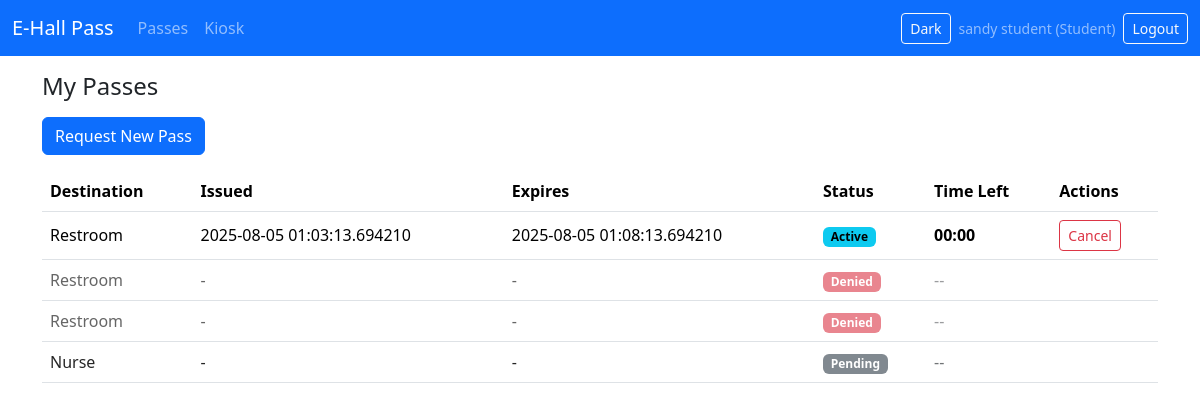
Screenshot of /passes/ (signed in) with the database file from the repository.
### app/models/core.py (models this page shows, shortened)
class User(UserMixin, db.Model):
    __tablename__ = "users"
    id: Mapped[int] = mapped_column(Integer, primary_key=True)
    email: Mapped[str] = mapped_column(String(255), unique=True, nullable=False, index=True)
    full_name: Mapped[str] = mapped_column(String(255), nullable=False)
    password_hash: Mapped[str] = mapped_column(String(255), nullable=True)  # nullable for SSO-only accounts
    is_active_flag: Mapped[int] = mapped_column(Integer, default=1, nullable=False)
    role_id: Mapped[int] = mapped_column(ForeignKey("roles.id"), nullable=False)
    role: Mapped["Role"] = relationship("Role", back_populates="users")
    @property
    def is_active(self):  # type: ignore[override]
        return bool(self.is_active_flag)

class Role(db.Model):
    __tablename__ = "roles"
    id: Mapped[int] = mapped_column(Integer, primary_key=True)
    name: Mapped[str] = mapped_column(String(50), unique=True, nullable=False)  # Admin, Teacher, Student
    users: Mapped[list["User"]] = relationship("User", back_populates="role")

class Pass(db.Model):
    __tablename__ = "passes"
    id: Mapped[int] = mapped_column(Integer, primary_key=True)
    student_id: Mapped[int] = mapped_column(ForeignKey("users.id"), nullable=False)
    destination_id: Mapped[int] = mapped_column(ForeignKey("destinations.id"), nullable=False)
    issued_at: Mapped[Optional[datetime]] = mapped_column(DateTime, nullable=True)
    expires_at: Mapped[Optional[datetime]] = mapped_column(DateTime, nullable=True)
    state: Mapped[PassState] = mapped_column(SAEnum(PassState), nullable=False, default=PassState.PENDING)
    student: Mapped["User"] = relationship("User")
    destination: Mapped["Destination"] = relationship("Destination")
    assignments: Mapped[list["PassAssignment"]] = relationship(
        "PassAssignment", back_populates="pass_", cascade="all, delete-orphan"
    )
    overrides: Mapped[list["Override"]] = relationship(
        "Override", back_populates="pass_", cascade="all, delete-orphan"
    )
    __table_args__ = (
        CheckConstraint("(issued_at IS NULL AND expires_at IS NULL) OR (expires_at > issued_at)", name="ck_pass_time_order"),
    )

class Destination(db.Model):
    __tablename__ = "destinations"
    id: Mapped[int] = mapped_column(Integer, primary_key=True)
    name: Mapped[str] = mapped_column(String(120), unique=True, nullable=False)
    default_minutes: Mapped[int] = mapped_column(Integer, nullable=False, default=5)
    max_concurrent: Mapped[int] = mapped_column(Integer, nullable=False, default=-1)  # -1 = unlimited

### app/routes/passes.py (the view)
@bp.route("/")
@login_required
def index():
    if is_teacher() or is_admin():
        now = datetime.utcnow()
        stale = (
            db.session.query(Pass)
            .filter(Pass.state == PassState.ACTIVE, Pass.expires_at != None, Pass.expires_at <= now)  # noqa: E711
            .all()
        )
        for p in stale:
            p.state = PassState.EXPIRED
            db.session.add(
                LogEntry(
                    actor_id=current_user.id if current_user.is_authenticated else None,
                    action="pass_auto_expired",
                    target_type="pass",
                    target_id=p.id,
                    message="expired by system",
                )
            )
        if stale:
            db.session.commit()
        query_pending = db.session.query(Pass).filter(Pass.state == PassState.PENDING)
        query_active = db.session.query(Pass).filter(Pass.state == PassState.ACTIVE)
        if is_teacher():
            query_pending = (
                query_pending.join(PassAssignment, PassAssignment.pass_id == Pass.id)
                .filter(PassAssignment.teacher_id == current_user.id)
            )
            query_active = (
                query_active.join(PassAssignment, PassAssignment.pass_id == Pass.id)
                .filter(PassAssignment.teacher_id == current_user.id)
            )
        pending = query_pending.order_by(Pass.id.desc()).limit(100).all()
        active = query_active.order_by(Pass.issued_at.desc()).limit(100).all()
        return render_template("passes/index.html", passes=pending + active)
    else:
        mine = Pass.query.filter_by(student_id=current_user.id).order_by(Pass.issued_at.desc()).limit(50).all()
        return render_template("passes/mine.html", passes=mine)

### app/models/core.py (called while the page is built)
@login_manager.user_loader
def load_user(user_id: str) -> Optional["User"]:
    return db.session.get(User, int(user_id))

### app/routes/passes.py (called while the page is built)
def is_admin() -> bool:
    return current_user.role.name == "Admin"

def is_teacher() -> bool:
    return current_user.role.name == "Teacher"

### app/templates/passes/mine.html
{% extends "_base.html" %}
{% block content %}
<h4 class="mb-3">My Passes</h4>
<div class="d-flex gap-2 mb-3">
  <a class="btn btn-primary" href="{{ url_for('passes.request_pass') }}">Request New Pass</a>
</div>
<div class="table-responsive">
  <table class="table align-middle">
    <thead>
      <tr>
        <th>Destination</th>
        <th>Issued</th>
        <th>Expires</th>
        <th>Status</th>
        <th>Time Left</th>
        <th>Actions</th>
      </tr>
    </thead>
    <tbody>
    {% for p in passes %}
      <tr class="pass-row
        {% if p.state.value == 'Pending' %}pending{% elif p.state.value == 'Active' %}active{% elif p.state.value in ['Denied','Cancelled','Expired'] %}inactive{% endif %}"
        {% if p.expires_at %}data-expires="{{ p.expires_at.isoformat() }}Z"{% endif %}>
        <td>{{ p.destination.name }}</td>
        <td>{{ p.issued_at or '-' }}</td>
        <td>{{ p.expires_at or '-' }}</td>
        <td>
          {% if p.state.value == 'Active' %}
            <span class="badge text-bg-info">Active</span>
          {% elif p.state.value == 'Pending' %}
            <span class="badge text-bg-secondary">Pending</span>
          {% elif p.state.value == 'Denied' %}
            <span class="badge text-bg-danger">Denied</span>
          {% elif p.state.value == 'Cancelled' %}
            <span class="badge text-bg-warning">Cancelled</span>
          {% elif p.state.value == 'Expired' %}
            <span class="badge text-bg-light text-dark">Expired</span>
          {% else %}
            <span class="badge text-bg-light text-dark">{{ p.state.value }}</span>
          {% endif %}
        </td>
        <td>
          {% if p.state.value == 'Active' %}
            <span class="remaining" data-pass-id="{{ p.id }}">--:--</span>
          {% else %}
            <span class="text-muted">--</span>
          {% endif %}
        </td>
        <td>
          {% if p.state.value == 'Active' %}
          <form class="d-inline" method="post" action="{{ url_for('passes.cancel', pass_id=p.id) }}">
            <button class="btn btn-sm btn-outline-danger" type="submit">Cancel</button>
          </form>
          {% endif %}
        </td>
      </tr>
    {% else %}
      <tr><td colspan="6" class="text-center text-muted">No passes yet.</td></tr>
    {% endfor %}
    </tbody>
  </table>
</div>
{% endblock %}

### app/templates/_base.html (shortened to what this page needs)
<!doctype html>
<html lang="en" data-bs-theme="light">
<head>
  <link href="https://cdn.jsdelivr.net/npm/bootstrap@5.3.3/dist/css/bootstrap.min.css" rel="stylesheet">
  <link href="{{ url_for('static', filename='css/styles.css') }}" rel="stylesheet">
</head>
<body>
<nav class="navbar navbar-expand-lg navbar-dark bg-primary mb-3">
  <div class="container-fluid">
    <a class="navbar-brand" href="{{ url_for('main.dashboard') }}">E-Hall Pass</a>
    <div id="navbarsExample" class="collapse navbar-collapse">
      <ul class="navbar-nav me-auto mb-2 mb-lg-0">
        {% if current_user.is_authenticated %}
          <li class="nav-item"><a class="nav-link" href="{{ url_for('passes.index') }}">Passes</a></li>
          <li class="nav-item"><a class="nav-link" href="{{ url_for('kiosk.view') }}" target="_blank">Kiosk</a></li>
        {% endif %}
      </ul>
      <div class="d-flex align-items-center gap-2">
        <button id="darkToggle" class="btn btn-outline-light btn-sm">Dark</button>
        {% if current_user.is_authenticated %}
          <span class="navbar-text small">{{ current_user.full_name }} ({{ current_user.role.name }})</span>
          <a class="btn btn-outline-light btn-sm" href="{{ url_for('auth.logout') }}">Logout</a>
        {% else %}
          <a class="btn btn-outline-light btn-sm" href="{{ url_for('auth.login') }}">Login</a>
        {% endif %}
      </div>
    </div>
  </div>
</nav>
<main class="container">
  {% block content %}{% endblock %}
</main>
</body>
</html>

### app/static/css/styles.css (style rules this page uses)
:root { --blink-red: #dc3545; }
table .remaining { font-variant-numeric: tabular-nums; font-weight: 600; }
.pass-row.pending { opacity: 0.85; }
.pass-row.inactive { opacity: 0.6; }
table td .btn { white-space: nowrap; }

### rows the page displays
User: full_name "sandy student"
Role: role.name "Student"
Pass: destination.name "Restroom", issued_at "2025-08-05 01:03:13.694210", expires_at "2025-08-05 01:08:13.694210", state "Active"
Pass: destination.name "Restroom", issued_at "-", expires_at "-", state "Denied"
Pass: destination.name "Restroom", issued_at "-", expires_at "-", state "Denied"
Pass: destination.name "Nurse", issued_at "-", expires_at "-", state "Pending"
